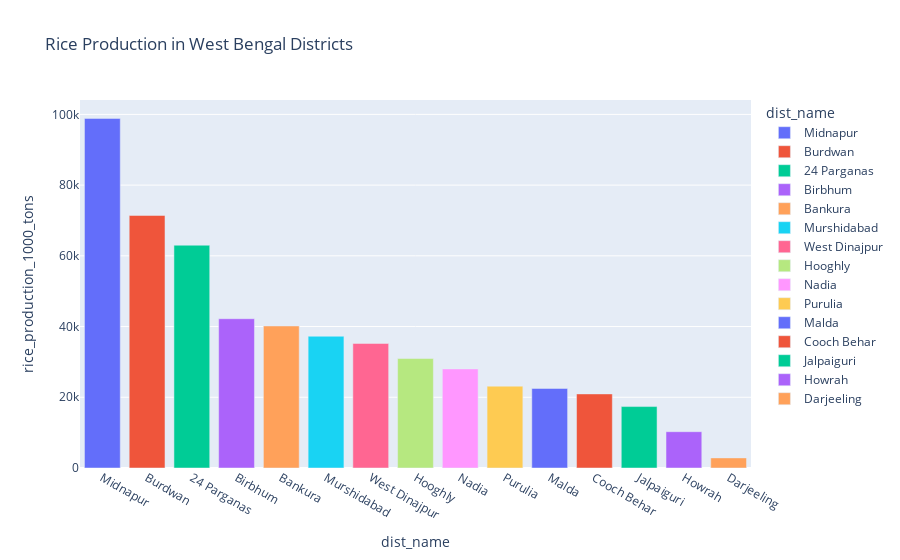

Write notebook code for a chart like this one.
### Code cell
wb_rice = df[df["state_name"] == "West Bengal"].groupby("dist_name")["rice_production_1000_tons"]\
    .sum().sort_values(ascending=False).reset_index()

px.bar(
    wb_rice,
    x="dist_name",
    y="rice_production_1000_tons",
    title="Rice Production in West Bengal Districts",
    color="dist_name"
).show()

### Figure 1 — Plotly figure (JSON) as saved in the notebook; plotly's stock layout.template omitted (floating-point values rounded to 4 significant figures)
{"data": [{"hovertemplate": "dist_name=%{x}<br>rice_production_1000_tons=%{y}<extra></extra>", "legendgroup": "Midnapur", "marker": {"color": "#636efa", "pattern": {"shape": ""}}, "name": "Midnapur", "orientation": "v", "showlegend": true, "textposition": "auto", "type": "bar", "x": ["Midnapur"], "xaxis": "x", "y": [98870.0], "yaxis": "y"}, {"hovertemplate": "dist_name=%{x}<br>rice_production_1000_tons=%{y}<extra></extra>", "legendgroup": "Burdwan", "marker": {"color": "#EF553B", "pattern": {"shape": ""}}, "name": "Burdwan", "orientation": "v", "showlegend": true, "textposition": "auto", "type": "bar", "x": ["Burdwan"], "xaxis": "x", "y": [71420.0], "yaxis": "y"}, {"hovertemplate": "dist_name=%{x}<br>rice_production_1000_tons=%{y}<extra></extra>", "legendgroup": "24 Parganas", "marker": {"color": "#00cc96", "pattern": {"shape": ""}}, "name": "24 Parganas", "orientation": "v", "showlegend": true, "textposition": "auto", "type": "bar", "x": ["24 Parganas"], "xaxis": "x", "y": [63010.0], "yaxis": "y"}, {"hovertemplate": "dist_name=%{x}<br>rice_production_1000_tons=%{y}<extra></extra>", "legendgroup": "Birbhum", "marker": {"color": "#ab63fa", "pattern": {"shape": ""}}, "name": "Birbhum", "orientation": "v", "showlegend": true, "textposition": "auto", "type": "bar", "x": ["Birbhum"], "xaxis": "x", "y": [42210.0], "yaxis": "y"}, {"hovertemplate": "dist_name=%{x}<br>rice_production_1000_tons=%{y}<extra></extra>", "legendgroup": "Bankura", "marker": {"color": "#FFA15A", "pattern": {"shape": ""}}, "name": "Bankura", "orientation": "v", "showlegend": true, "textposition": "auto", "type": "bar", "x": ["Bankura"], "xaxis": "x", "y": [40170.0], "yaxis": "y"}, {"hovertemplate": "dist_name=%{x}<br>rice_production_1000_tons=%{y}<extra></extra>", "legendgroup": "Murshidabad", "marker": {"color": "#19d3f3", "pattern": {"shape": ""}}, "name": "Murshidabad", "orientation": "v", "showlegend": true, "textposition": "auto", "type": "bar", "x": ["Murshidabad"], "xaxis": "x", "y": [37260.0], "yaxis": "y"}, {"hovertemplate": "dist_name=%{x}<br>rice_production_1000_tons=%{y}<extra></extra>", "legendgroup": "West Dinajpur", "marker": {"color": "#FF6692", "pattern": {"shape": ""}}, "name": "West Dinajpur", "orientation": "v", "showlegend": true, "textposition": "auto", "type": "bar", "x": ["West Dinajpur"], "xaxis": "x", "y": [35220.0], "yaxis": "y"}, {"hovertemplate": "dist_name=%{x}<br>rice_production_1000_tons=%{y}<extra></extra>", "legendgroup": "Hooghly", "marker": {"color": "#B6E880", "pattern": {"shape": ""}}, "name": "Hooghly", "orientation": "v", "showlegend": true, "textposition": "auto", "type": "bar", "x": ["Hooghly"], "xaxis": "x", "y": [30960.0], "yaxis": "y"}, {"hovertemplate": "dist_name=%{x}<br>rice_production_1000_tons=%{y}<extra></extra>", "legendgroup": "Nadia", "marker": {"color": "#FF97FF", "pattern": {"shape": ""}}, "name": "Nadia", "orientation": "v", "showlegend": true, "textposition": "auto", "type": "bar", "x": ["Nadia"], "xaxis": "x", "y": [28020.0], "yaxis": "y"}, {"hovertemplate": "dist_name=%{x}<br>rice_production_1000_tons=%{y}<extra></extra>", "legendgroup": "Purulia", "marker": {"color": "#FECB52", "pattern": {"shape": ""}}, "name": "Purulia", "orientation": "v", "showlegend": true, "textposition": "auto", "type": "bar", "x": ["Purulia"], "xaxis": "x", "y": [23150.0], "yaxis": "y"}, {"hovertemplate": "dist_name=%{x}<br>rice_production_1000_tons=%{y}<extra></extra>", "legendgroup": "Malda", "marker": {"color": "#636efa", "pattern": {"shape": ""}}, "name": "Malda", "orientation": "v", "showlegend": true, "textposition": "auto", "type": "bar", "x": ["Malda"], "xaxis": "x", "y": [22500.0], "yaxis": "y"}, {"hovertemplate": "dist_name=%{x}<br>rice_production_1000_tons=%{y}<extra></extra>", "legendgroup": "Cooch Behar", "marker": {"color": "#EF553B", "pattern": {"shape": ""}}, "name": "Cooch Behar", "orientation": "v", "showlegend": true, "textposition": "auto", "type": "bar", "x": ["Cooch Behar"], "xaxis": "x", "y": [20950.0], "yaxis": "y"}, {"hovertemplate": "dist_name=%{x}<br>rice_production_1000_tons=%{y}<extra></extra>", "legendgroup": "Jalpaiguri", "marker": {"color": "#00cc96", "pattern": {"shape": ""}}, "name": "Jalpaiguri", "orientation": "v", "showlegend": true, "textposition": "auto", "type": "bar", "x": ["Jalpaiguri"], "xaxis": "x", "y": [17370.0], "yaxis": "y"}, {"hovertemplate": "dist_name=%{x}<br>rice_production_1000_tons=%{y}<extra></extra>", "legendgroup": "Howrah", "marker": {"color": "#ab63fa", "pattern": {"shape": ""}}, "name": "Howrah", "orientation": "v", "showlegend": true, "textposition": "auto", "type": "bar", "x": ["Howrah"], "xaxis": "x", "y": [10260.0], "yaxis": "y"}, {"hovertemplate": "dist_name=%{x}<br>rice_production_1000_tons=%{y}<extra></extra>", "legendgroup": "Darjeeling", "marker": {"color": "#FFA15A", "pattern": {"shape": ""}}, "name": "Darjeeling", "orientation": "v", "showlegend": true, "textposition": "auto", "type": "bar", "x": ["Darjeeling"], "xaxis": "x", "y": [2855.0], "yaxis": "y"}], "layout": {"barmode": "relative", "legend": {"title": {"text": "dist_name"}, "tracegroupgap": 0}, "title": {"text": "Rice Production in West Bengal Districts"}, "xaxis": {"anchor": "y", "categoryarray": ["Midnapur", "Burdwan", "24 Parganas", "Birbhum", "Bankura", "Murshidabad", "West Dinajpur", "Hooghly", "Nadia", "Purulia", "Malda", "Cooch Behar", "Jalpaiguri", "Howrah", "Darjeeling"], "categoryorder": "array", "domain": [0, 1], "title": {"text": "dist_name"}}, "yaxis": {"anchor": "x", "domain": [0, 1], "title": {"text": "rice_production_1000_tons"}}}}
